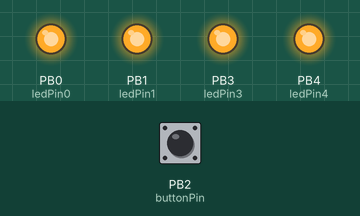
Bench run of a sketch on a simulated ATtiny85, built with avr-gcc and run on an emulated ATtiny85. On the bench: output pins drawn as LEDs (lit = HIGH). Inputs (shaded band) come from the test bench; at power-on: PB2 (buttonPin) LOW.

Above: at 0.1 s.
At 10.1 s:
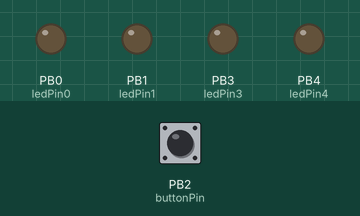
Timing chart, 0 to 11.6 s (numbered marks = the images above):
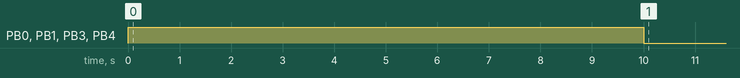

The sketch:

Button_timer.ino
```cpp
// constants won't change. They're used here to set pin numbers:
const int buttonPin = 2;     // the number of the pushbutton pin
const int ledPin0 =  0;       // the number of the LED pin
const int ledPin3 =  3;       // the number of the LED pin
const int ledPin4 =  4;       // the number of the LED pin
const int ledPin1 =  1;       // the number of the LED pin
const int time_on = 10000;     // time to keep the system up
// variables will change:
int buttonState = 0;         // variable for reading the pushbutton status

void light_routine() {
    digitalWrite(ledPin0, HIGH);
    digitalWrite(ledPin3, HIGH);
    digitalWrite(ledPin4, HIGH);
    digitalWrite(ledPin1, HIGH);
    delay(time_on);

    // turn LED off:
    digitalWrite(ledPin0, LOW);
    digitalWrite(ledPin3, LOW);
    digitalWrite(ledPin4, LOW);
    digitalWrite(ledPin1, LOW);
}

void setup() {
  // initialize the LED pin as an output:
  pinMode(ledPin0, OUTPUT);
  pinMode(ledPin3, OUTPUT);
  pinMode(ledPin4, OUTPUT);
  pinMode(ledPin1, OUTPUT);
  // initialize the pushbutton pin as an input:
  pinMode(buttonPin, INPUT);


  light_routine();

}

void loop() {
  // read the state of the pushbutton value:
  buttonState = digitalRead(buttonPin);
  // check if the pushbutton is pressed. If it is, the buttonState is HIGH:
  if (buttonState == HIGH) {
    // turn LEDs on:
    light_routine();
    }
}
```
